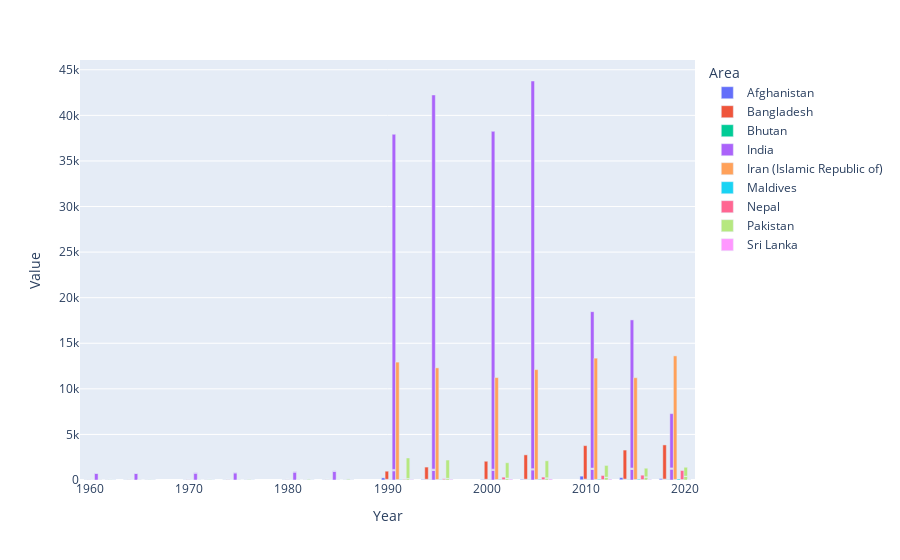

Notebook code cell kept with this figure:
### Code cell
import plotly.express as px
df = pd.read_csv("asiae.csv")
fig = px.bar(df, x="Year", y="Value", color="Area", barmode="group")
fig.show()
